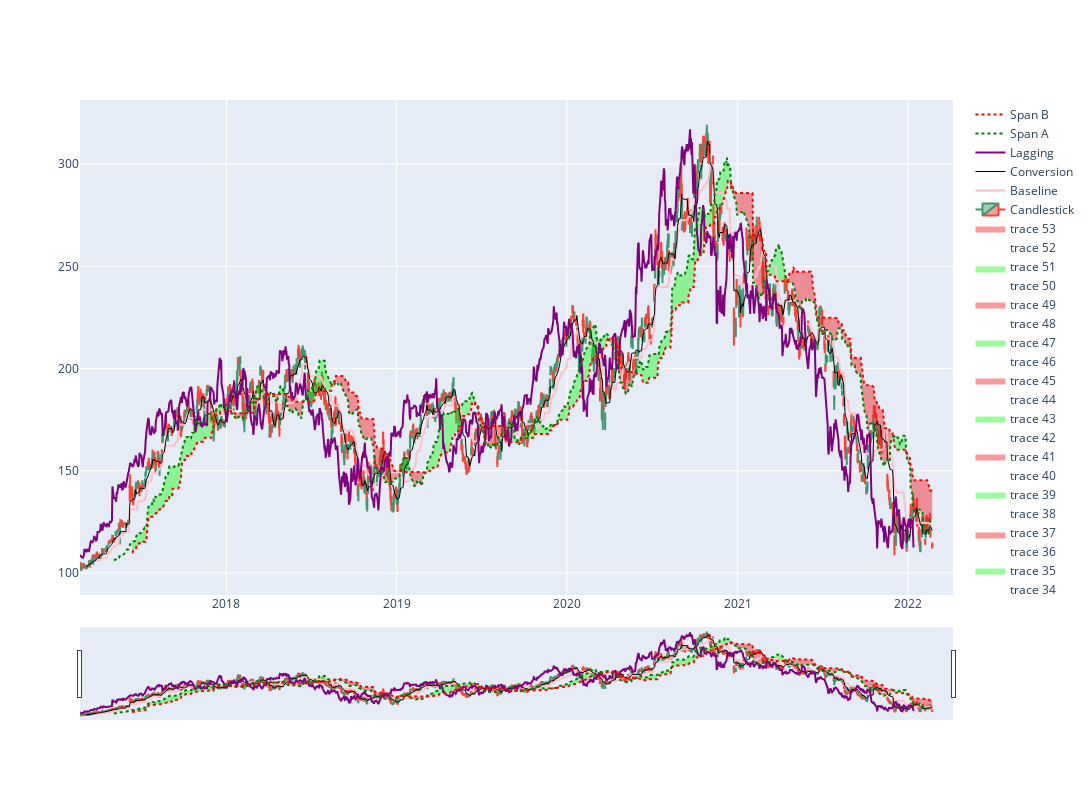

The notebook cell this image was saved under:
### Markdown cell above
The Ichimoku (One Look) is considered an all in one indicator. It provides information on momentum, support and resistance. It is made up of 5 lines. If you are a short term trader you create 1 minute or 6 hour. Long term traders focus on day or weekly data.

 - Conversion Line (Tenkan-sen) : Represents support, resistance and reversals. Used to measure short term trends.
 - Baseline (Kijun-sen) : Represents support, resistance and confirms trend changes. Allows you to evaluate the strength of medium term trends. Called the baseline because it lags the price.
 - Leading Span A (Senkou A) : Used to identify future areas of support and resistance
 - Leading Span B (Senkou B) : Other line used to identify suture support and resistance
 - Lagging Span (Chikou) : Shows possible support and resistance. It is used to confirm signals obtained from other lines.
 - Cloud (Kumo) : Space between Span A and B. Represents the divergence in price evolution.
 
Formulas

 - Lagging Span = Price shifted back 26 periods
 - Base Line = (Highest Value in period + Lowest value in period)/2 (26 Sessions)
 - Conversion Line = (Highest Value in period + Lowest value in period)/2 (9 Sessions)
 - Leading Span A = (Conversion Value + Base Value)/2 (26 Sessions)
 - Leading Span B = (Conversion Value + Base Value)/2 (52 Sessions)

### Code cell
test_df = get_stock_df_from_csv("BABA")
get_Ichimoku(test_df)
